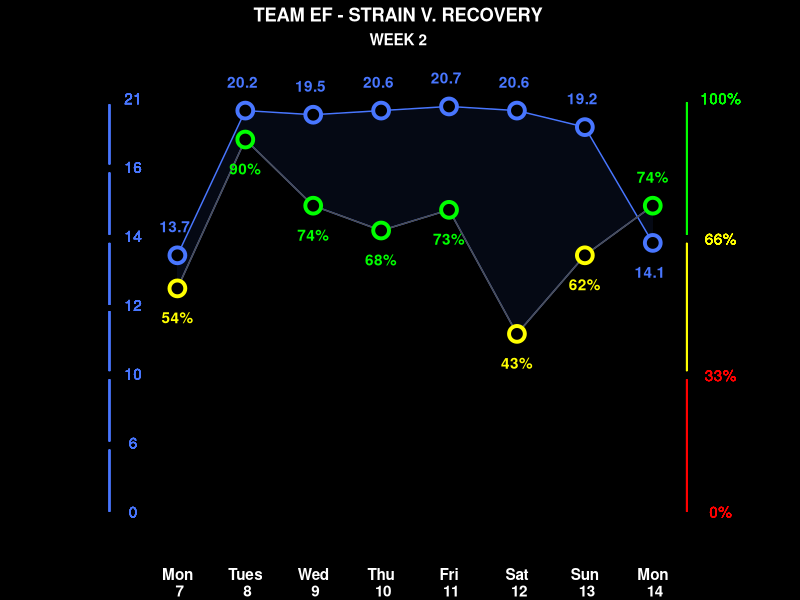

This figure's R source:
# Whoop Re-make Strain Vs Recovery

# Tidyverse contains a variety of useful packages for data manipulation and viz
library(tidyverse) 

# Re-creating the data used in WHOOP's most recent instagram plot post
# Strain_loc denotes the Y-value of the strain on my plot
#   This is a hack, but R dows not allow for 2 seperate scales on plots
date <- (7:14)
strain_loc <- c(.62, .97, .96, .97, .98, .97, .93, .65)
strain <- c(13.7, 20.2, 19.5, 20.6, 20.7, 20.6, 19.2, 14.1)
recovery <- c(.54, .90, .74, .68, .73, .43, .62, .74)

# ggplot requires data to be in a dataframe, so tibble helps combine these lists as such
data <- tibble(date) %>%
          cbind(tibble(strain_loc)) %>%
          cbind(tibble(strain)) %>%
          cbind(tibble(recovery))


# Now we craft the plot!
data %>%
  ggplot() +
  
  # Creates the blue shading between the plotted lines
  geom_ribbon(aes(x = date,
                  ymax = strain_loc,
                  ymin = recovery),
              color = "royalblue1",
              fill = "royalblue1",
              alpha = 0.08) +
  
  # Makes the line connecting the recovery points gray instead of blue
  geom_line(aes(x = date,
                y = recovery),
            color = "gray30") +
  
  # Defines the recovery points
  geom_point(aes(x = date,
                 y = recovery,
                 color = case_when(
                   recovery < .34 ~ "red",
                   recovery < .67 ~ "yellow",
                   recovery > .66 ~ "green"
                 )),
             shape = 21, size = 4, stroke = 2, fill = "black") +
  
  # Coloring these points appropriately
  scale_color_manual(values = c("green", "yellow")) +
  
  # Defines the strain points
  geom_point(aes(x = date,
                 y = strain_loc),
             shape = 21, size = 4, stroke = 2, fill = "black", color = "royalblue1") +
  
  # Defines the labels for all but the last recovery point
  # Last point not included because its label needs to be above the point
  # These ones are below the point
  geom_text(data = data[1:7,], aes( x = date,
                 y = recovery - 0.07,
                 label = glue::glue("{recovery*100}%"),
                 fontface = "bold",
                 color = case_when(
                   recovery < .34 ~ "red",
                   recovery < .67 ~ "yellow",
                   recovery > .66 ~ "green"
                 ))) +
  
  # Defines the labels for all but the last strain point
  # For similar reasons as recovery point
  geom_text(data = data[1:7,], aes(x = date - 0.04,
                y = strain_loc + 0.07,
                label = strain,
                fontface = "bold"),
            color = "royalblue1") +
  
  # Label for final recovery point
  geom_text(data = data[8,],
            aes(x = date,
                y = recovery + 0.07,
                label = glue::glue("{recovery*100}%"),
                fontface = "bold"),
            color = "green") +
  
  # Label for final strain point
  geom_text(data = data[8,],
            aes(x = date - 0.04,
                y = strain_loc - 0.07,
                label = strain,
                fontface = "bold"),
            color = "royalblue1") +
  
  # Each segment defines an individual piece of a y-xis line
  # I could have done this more programatically, but for now it works
  geom_segment(aes(x = 14.5, y = 0, xend = 14.5, yend = .32), color = "red") +
  geom_segment(aes(x = 14.5, y = .34, xend = 14.5, yend = .65), color = "yellow") +
  geom_segment(aes(x = 14.5, y = .67, xend = 14.5, yend = .99), color = "green") +
  geom_segment(aes(x = 6, y = 0, xend = 6, yend = .15), color = "royalblue1") +
  geom_segment(aes(x = 6, y = .17, xend = 6, yend = .32), color = "royalblue1") +
  geom_segment(aes(x = 6, y = .34, xend = 6, yend = .485), color = "royalblue1") +
  geom_segment(aes(x = 6, y = .5, xend = 6, yend = .65), color = "royalblue1") +
  geom_segment(aes(x = 6, y = .67, xend = 6, yend = .82), color = "royalblue1") +
  geom_segment(aes(x = 6, y = .84, xend = 6, yend = .985), color = "royalblue1") +
  
  # Each text label defines a point on a y-axis
  geom_text(aes(x = 15, y = 0, label = "0%"), color = "red") +
  geom_text(aes(x = 15, y = .33, label = "33%"), color = "red") +
  geom_text(aes(x = 15, y = .66, label = "66%"), color = "yellow") +
  geom_text(aes(x = 15, y = 1, label = "100%"), color = "green") +
  geom_text(aes(x = 6.35, y = 0, label = "0"), color = "royalblue1") +
  geom_text(aes(x = 6.35, y = 1/6, label = "6"), color = "royalblue1") +
  geom_text(aes(x = 6.35, y = 2/6, label = "10"), color = "royalblue1") +
  geom_text(aes(x = 6.35, y = 3/6, label = "12"), color = "royalblue1") +
  geom_text(aes(x = 6.35, y = 4/6, label = "14"), color = "royalblue1") +
  geom_text(aes(x = 6.35, y = 5/6, label = "16"), color = "royalblue1") +
  geom_text(aes(x = 6.35, y = 6/6, label = "21"), color = "royalblue1") +
  
  # Formatting to replicate the WHOOP graphic style
  theme_classic() +
  theme(legend.position = "none",
        axis.line.x = element_blank(),
        axis.ticks = element_blank(),
        axis.title = element_blank(),
        panel.background = element_rect(fill = "black", color = "black"),
        plot.background = element_rect(fill = "black", color = "black"),
        panel.grid.minor.y = element_line(size = 0.015),
        panel.grid.major.y = element_line(size = 0.015),
        axis.text.y = element_blank(),
        axis.text.x = element_text(color = "white",
                                   size = 11,
                                   vjust = -1,
                                   family = "sans",
                                   face = "bold"),
        plot.title = element_text(color = "white",
                                  family = "sans",
                                  face = "bold",
                                  hjust = 0.5),
        plot.subtitle = element_text(color = "white",
                                  family = "sans",
                                  face = "bold",
                                  hjust = 0.5)) +
  
  # Defining the view of the plot (plot size/shape)
  scale_y_continuous(limits = c(-.1, 1.1),
                     position = "right") +
  scale_x_continuous(breaks = (7:14),
                     labels = c("Mon\n 7",
                                "Tues\n 8",
                                "Wed\n 9",
                                "Thu\n 10",
                                "Fri\n 11",
                                "Sat\n 12",
                                "Sun\n 13",
                                "Mon\n 14")) +
  coord_cartesian(xlim = c(4.5, 16), expand = FALSE) +
  
  # And finally adding the title and subtitle
  labs(title = "TEAM EF - STRAIN V. RECOVERY",
       subtitle = "WEEK 2")







